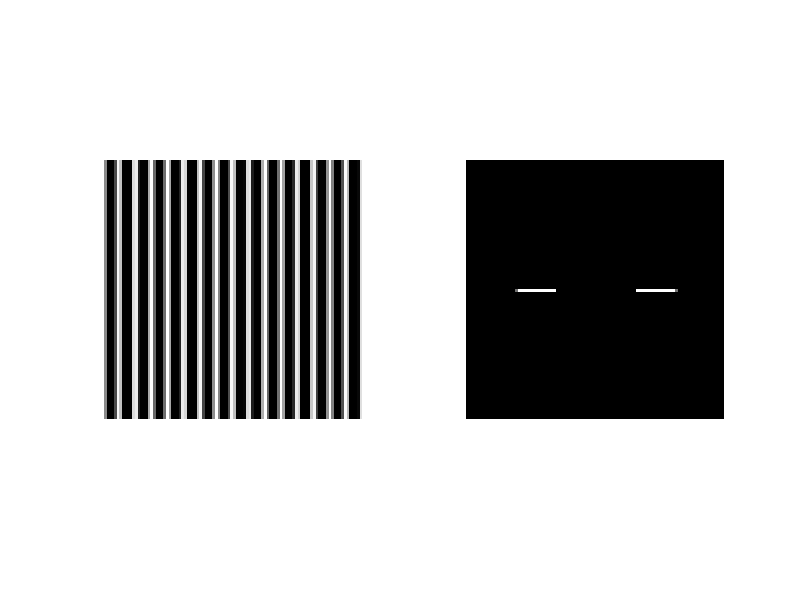

This figure's MATLAB source:
a1=zeros(100);
a2=zeros(100);
for rows=1:100
    for columns=1:100
        a1(rows,columns)=cos(columns);
        a2(rows,columns)=sin(columns);
    end
end
a3=fft2(a1);
a4=fftshift(a3);

subplot(1,2,1);imshow(a1);
subplot(1,2,2);imshow(a4);


    